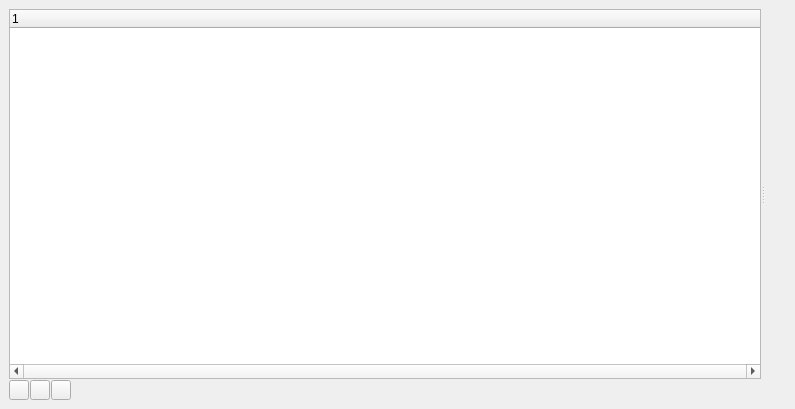
<?xml version="1.0" encoding="UTF-8"?>
<ui version="4.0">
 <class>MainWindow</class>
 <widget class="QMainWindow" name="MainWindow">
  <property name="geometry">
   <rect>
    <x>0</x>
    <y>0</y>
    <width>795</width>
    <height>409</height>
   </rect>
  </property>
  <property name="sizePolicy">
   <sizepolicy hsizetype="Preferred" vsizetype="Preferred">
    <horstretch>0</horstretch>
    <verstretch>0</verstretch>
   </sizepolicy>
  </property>
  <property name="acceptDrops">
   <bool>true</bool>
  </property>
  <property name="windowTitle">
   <string>MainWindow</string>
  </property>
  <widget class="QWidget" name="centralwidget">
   <property name="sizePolicy">
    <sizepolicy hsizetype="Expanding" vsizetype="Expanding">
     <horstretch>0</horstretch>
     <verstretch>0</verstretch>
    </sizepolicy>
   </property>
   <property name="acceptDrops">
    <bool>false</bool>
   </property>
   <layout class="QVBoxLayout" name="verticalLayout">
    <property name="spacing">
     <number>1</number>
    </property>
    <property name="topMargin">
     <number>9</number>
    </property>
    <item>
     <widget class="QSplitter" name="splitter">
      <property name="sizePolicy">
       <sizepolicy hsizetype="Expanding" vsizetype="Expanding">
        <horstretch>0</horstretch>
        <verstretch>0</verstretch>
       </sizepolicy>
      </property>
      <property name="minimumSize">
       <size>
        <width>0</width>
        <height>0</height>
       </size>
      </property>
      <property name="acceptDrops">
       <bool>false</bool>
      </property>
      <property name="orientation">
       <enum>Qt::Horizontal</enum>
      </property>
      <property name="opaqueResize">
       <bool>true</bool>
      </property>
      <property name="handleWidth">
       <number>4</number>
      </property>
      <property name="childrenCollapsible">
       <bool>true</bool>
      </property>
      <widget class="QTreeWidget" name="treeWidget">
       <property name="sizePolicy">
        <sizepolicy hsizetype="Minimum" vsizetype="Minimum">
         <horstretch>0</horstretch>
         <verstretch>0</verstretch>
        </sizepolicy>
       </property>
       <property name="acceptDrops">
        <bool>false</bool>
       </property>
       <property name="horizontalScrollBarPolicy">
        <enum>Qt::ScrollBarAlwaysOn</enum>
       </property>
       <property name="dragEnabled">
        <bool>false</bool>
       </property>
       <property name="dragDropMode">
        <enum>QAbstractItemView::NoDragDrop</enum>
       </property>
       <property name="defaultDropAction">
        <enum>Qt::MoveAction</enum>
       </property>
       <property name="selectionMode">
        <enum>QAbstractItemView::ExtendedSelection</enum>
       </property>
       <property name="sortingEnabled">
        <bool>false</bool>
       </property>
       <property name="columnCount">
        <number>1</number>
       </property>
       <column>
        <property name="text">
         <string notr="true">1</string>
        </property>
       </column>
      </widget>
      <widget class="QLabel" name="canvas">
       <property name="sizePolicy">
        <sizepolicy hsizetype="Ignored" vsizetype="Ignored">
         <horstretch>0</horstretch>
         <verstretch>0</verstretch>
        </sizepolicy>
       </property>
       <property name="text">
        <string/>
       </property>
       <property name="pixmap">
        <pixmap>../../Pictures/vlcsnap-2022-02-04-18h51m25s141.png</pixmap>
       </property>
      </widget>
     </widget>
    </item>
    <item>
     <layout class="QHBoxLayout" name="horizontalLayout">
      <item>
       <widget class="QPushButton" name="pushButton_pack">
        <property name="sizePolicy">
         <sizepolicy hsizetype="Fixed" vsizetype="Fixed">
          <horstretch>0</horstretch>
          <verstretch>0</verstretch>
         </sizepolicy>
        </property>
        <property name="maximumSize">
         <size>
          <width>20</width>
          <height>20</height>
         </size>
        </property>
        <property name="toolTip">
         <string/>
        </property>
        <property name="toolTipDuration">
         <number>-1</number>
        </property>
        <property name="statusTip">
         <string/>
        </property>
        <property name="whatsThis">
         <string/>
        </property>
        <property name="text">
         <string/>
        </property>
       </widget>
      </item>
      <item>
       <widget class="QPushButton" name="pushButton_unpack">
        <property name="maximumSize">
         <size>
          <width>20</width>
          <height>20</height>
         </size>
        </property>
        <property name="text">
         <string/>
        </property>
       </widget>
      </item>
      <item>
       <widget class="QPushButton" name="pushButton_delete">
        <property name="sizePolicy">
         <sizepolicy hsizetype="Fixed" vsizetype="Fixed">
          <horstretch>0</horstretch>
          <verstretch>0</verstretch>
         </sizepolicy>
        </property>
        <property name="maximumSize">
         <size>
          <width>20</width>
          <height>20</height>
         </size>
        </property>
        <property name="text">
         <string/>
        </property>
       </widget>
      </item>
      <item>
       <spacer name="horizontalSpacer">
        <property name="orientation">
         <enum>Qt::Horizontal</enum>
        </property>
        <property name="sizeHint" stdset="0">
         <size>
          <width>40</width>
          <height>20</height>
         </size>
        </property>
       </spacer>
      </item>
     </layout>
    </item>
   </layout>
  </widget>
  <widget class="QMenuBar" name="menubar">
   <property name="geometry">
    <rect>
     <x>0</x>
     <y>0</y>
     <width>795</width>
     <height>20</height>
    </rect>
   </property>
  </widget>
 </widget>
 <resources/>
 <connections/>
</ui>
